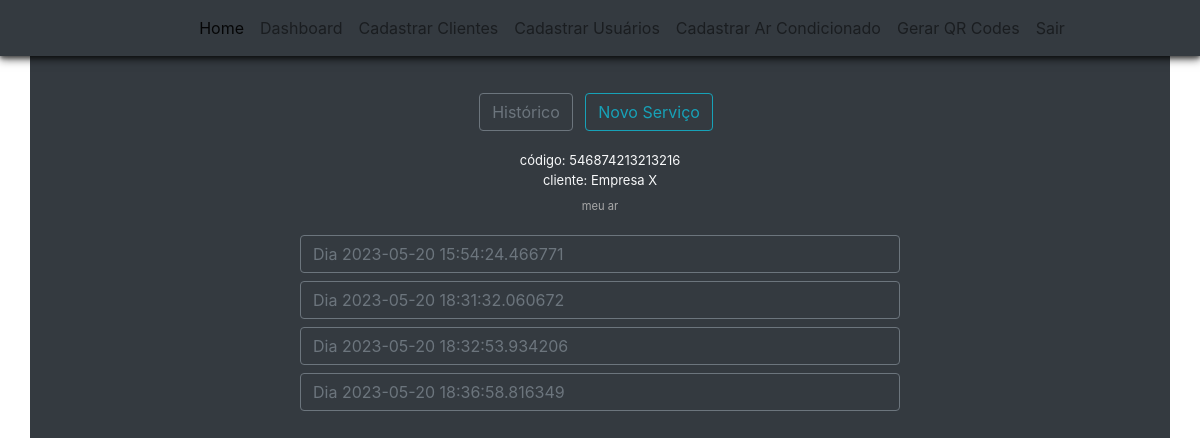
The page /dashboard/cliente/relatorio-servico/37 (signed in) on the database its author committed.
### climaxcool/models.py (models this page shows)
class Equipments(database.Model):
    id = database.Column(database.Integer, primary_key=True)
    name_equipment = database.Column(database.String, nullable=False)
    btus_equipment = database.Column(database.Integer, nullable=False)
    brand_equipment = database.Column(database.String, nullable=False)
    address = database.Column(database.String, nullable=False)
    qr_code = database.Column(database.String, unique=True)
    status_equipment = database.Column(database.String, default="ATIVO")
    date_create = database.Column(database.DateTime, nullable=False, default=datetime.utcnow)
    id_customer = database.Column(database.Integer, database.ForeignKey('customers.id'), nullable=False)
    id_user = database.Column(database.Integer, database.ForeignKey('users.id'), nullable=False)

class Customers(database.Model):
    id = database.Column(database.Integer, primary_key=True)
    type_customer = database.Column(database.String, nullable=False)
    number_register_customer = database.Column(database.String, nullable=False, unique=True)
    name_customer = database.Column(database.String, nullable=False)
    name_responsible = database.Column(database.String)
    email = database.Column(database.String)
    address = database.Column(database.String)
    telephone_fixed = database.Column(database.String)
    telephone_mobile = database.Column(database.String, nullable=False)
    reference_point = database.Column(database.String)
    status_customer = database.Column(database.String, default="ATIVO")
    date_create = database.Column(database.DateTime, nullable=False, default=datetime.utcnow)
    date_last_update = database.Column(database.DateTime, default=datetime.utcnow, onupdate=datetime.utcnow)
    id_user = database.Column(database.Integer, database.ForeignKey('users.id'), nullable=False)
    equipment = database.relationship('Equipments', backref='company_asset', lazy=True)

class Services(database.Model):
    id = database.Column(database.Integer, primary_key=True)
    service = database.Column(database.String, nullable=False)
    date_create = database.Column(database.DateTime, nullable=False, default=datetime.utcnow)
    annotations = database.Column(database.String)
    price = database.Column(database.Integer)
    id_customer = database.Column(database.Integer, database.ForeignKey('customers.id'), nullable=False)
    id_equipment = database.Column(database.Integer, database.ForeignKey('equipments.id'), nullable=False)
    id_expert = database.Column(database.Integer, database.ForeignKey('users.id'), nullable=False)

### climaxcool/routes/routes.py (the view)
@app.route('/dashboard/cliente/relatorio-servico', defaults={'equipment_id': None})
@app.route('/dashboard/cliente/relatorio-servico/<int:equipment_id>')
@login_required
def report_service(equipment_id):
    report_service = services_viewmodel.report_service(equipment_id)
    return report_service

### climaxcool/models.py (called while the page is built)
@login_manager.user_loader
def load_user(id_user):
    return Users.query.get(int(id_user))

### climaxcool/templates/report_service.html (shortened to what this page needs)
{% extends 'nav_logged.html' %}
{% block bodynav %}
<div class="container bg-dark" style="padding-top: 60px; height: 100vh;">
    <div class="py-2 text-center">
        <div class="pb-2">
            <a id="btn-historico" class="btn btn-outline-secondary mr-2" href="{{url_for('report_service', equipment_id=equipment.id, customer_id=customer.id)}}">Histórico</a>
            <a id="btn-novo-servico" class="btn btn-outline-info mr-2" href="{{url_for('new_service', equipment_id=equipment.id, customer_id=customer.id)}}">Novo Serviço</a>
        </div>
    </div>
    <div class="container text-center text-light" id="option1">
        <div class="mt-1">
            <p style="font-size: small;" class="my-0">código: {{ equipment.qr_code }}</p>
            <p style="font-size: small;" class="my-0">cliente: {{customer.name_customer}}</p>
            <p style="font-size: 0.7rem; color: darkgrey;" class="mt-2">
                {{equipment.name_equipment}}
            </p>
        </div>
    </div>
    <div class="container row justify-content-center text-center text-light mx-0">
        {%for service in services%}
        <div class="col-md-7 mb-1">
            <button style="width: 100%; text-align: start;" class="btn btn-outline-secondary mt-1" type="button" data-bs-toggle="collapse" data-bs-target="#serv{{service.id}}"> Dia {{service.date}}</button>
        </div>
        {%endfor%}
    </div>
</div>
{% endblock %}

### rows shown on the page
Equipments: qr_code "546874213213216", name_equipment "meu ar"
Customers: name_customer "Empresa X"
Services: date "2023-05-20 15:54:24.466771"
Services: date "2023-05-20 18:31:32.060672"
Services: date "2023-05-20 18:32:53.934206"
Services: date "2023-05-20 18:36:58.816349"
